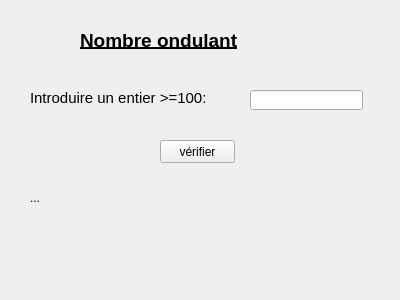
<?xml version="1.0" encoding="UTF-8"?>
<ui version="4.0">
 <class>Form</class>
 <widget class="QWidget" name="Form">
  <property name="geometry">
   <rect>
    <x>0</x>
    <y>0</y>
    <width>400</width>
    <height>300</height>
   </rect>
  </property>
  <property name="windowTitle">
   <string>Form</string>
  </property>
  <widget class="QLabel" name="label">
   <property name="geometry">
    <rect>
     <x>80</x>
     <y>30</y>
     <width>171</width>
     <height>20</height>
    </rect>
   </property>
   <property name="font">
    <font>
     <pointsize>14</pointsize>
     <weight>75</weight>
     <bold>true</bold>
     <underline>true</underline>
    </font>
   </property>
   <property name="text">
    <string>Nombre ondulant</string>
   </property>
  </widget>
  <widget class="QLabel" name="label_2">
   <property name="geometry">
    <rect>
     <x>30</x>
     <y>90</y>
     <width>181</width>
     <height>16</height>
    </rect>
   </property>
   <property name="font">
    <font>
     <pointsize>11</pointsize>
    </font>
   </property>
   <property name="text">
    <string>Introduire un entier &gt;=100:</string>
   </property>
  </widget>
  <widget class="QLineEdit" name="le_e">
   <property name="geometry">
    <rect>
     <x>250</x>
     <y>90</y>
     <width>113</width>
     <height>20</height>
    </rect>
   </property>
  </widget>
  <widget class="QPushButton" name="bt_verif">
   <property name="geometry">
    <rect>
     <x>160</x>
     <y>140</y>
     <width>75</width>
     <height>23</height>
    </rect>
   </property>
   <property name="text">
    <string>vérifier</string>
   </property>
  </widget>
  <widget class="QLabel" name="lbl_res">
   <property name="geometry">
    <rect>
     <x>30</x>
     <y>172</y>
     <width>301</width>
     <height>51</height>
    </rect>
   </property>
   <property name="text">
    <string>...</string>
   </property>
  </widget>
 </widget>
 <resources/>
 <connections/>
</ui>
